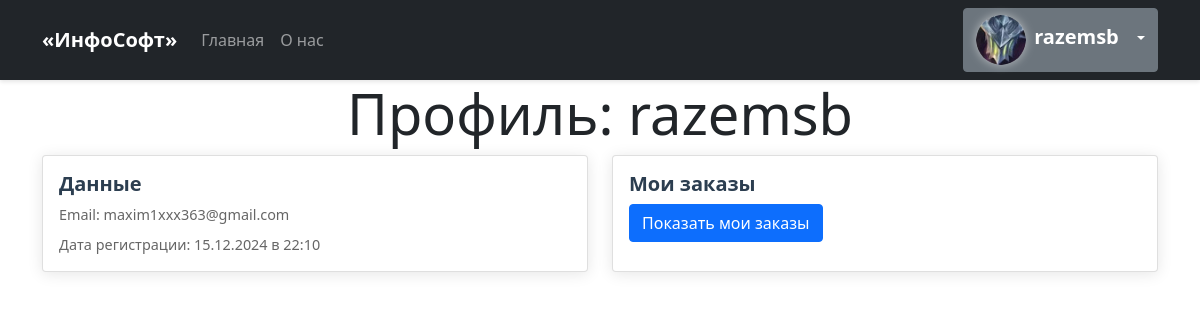
Before: /profile.php (signed in) with the older database file.
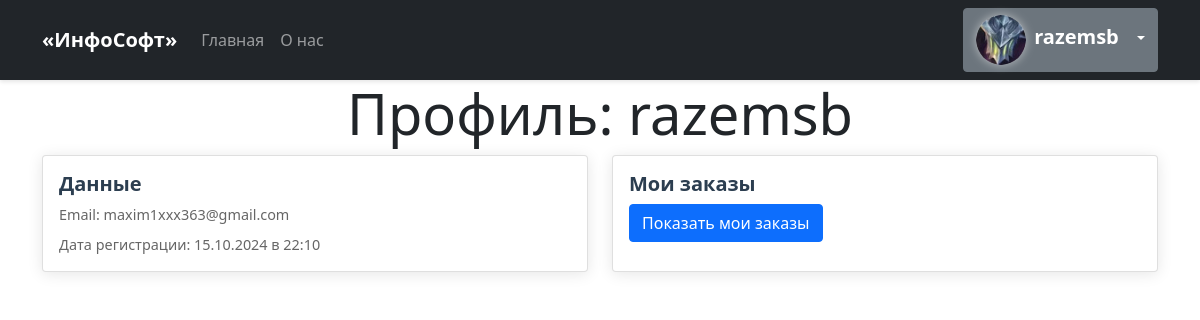
After: the same page with the newer database file.
### tables this page shows
CREATE TABLE `users` (
  `ID` int(11) NOT NULL,
  `Login` varchar(20) NOT NULL,
  `Password` varchar(70) NOT NULL,
  `Email` varchar(40) NOT NULL,
  `avatar` varchar(80) NOT NULL,
  `is_admin` tinyint(4) NOT NULL,
  `is_active` enum('active','no_active') NOT NULL,
  `date_reg` timestamp NOT NULL DEFAULT CURRENT_TIMESTAMP ON UPDATE CURRENT_TIMESTAMP
);

### profile.php (the view, shortened to what this page needs)
<?php
require_once('db.php');
$user_login = $_SESSION['user_login'];
$sql = "SELECT * FROM users WHERE login = '$user_login'";
$result = $conn->query($sql);
if ($result->num_rows > 0) {
    $user = $result->fetch_assoc();
}
?>
<!DOCTYPE html>
<html lang="en">
<head>
    <link rel="stylesheet" href="css/style.css">
    <link rel="stylesheet" href="https://cdn.jsdelivr.net/npm/bootstrap@5.1.3/dist/css/bootstrap.min.css">
</head>
<body>
<header class="navbar navbar-expand-lg navbar-dark bg-dark">
  <div class="container">
    <a class="navbar-brand" href="main.php">«ИнфоСофт»</a>
    <div class="collapse navbar-collapse" id="navbarNav">
      <ul class="navbar-nav me-auto">
        <li class="nav-item">
          <a class="nav-link" href="main.php">Главная</a>
        </li>
        <li class="nav-item">
          <a class="nav-link" href="about.html">О нас</a>
        </li>
      </ul>
      <div class="dropdown">
        <button class="btn btn-secondary dropdown-toggle" type="button" id="dropdownMenuButton1" data-bs-toggle="dropdown" aria-expanded="false">
          <?php if ($user_login): ?>
            <img src="avatars/<?= $user['avatar'] ?>" alt="Avatar" class="circle-avatar" style="width:50px; height:50px; border-radius: 50%; box-shadow: 0 0 10px rgba(255, 255, 255, 0.5);">
            <span class="user-name ms-1"><?= htmlspecialchars($user_login) ?></span>
          <?php else: ?>
            <i class="bi bi-person-circle"></i>
          <?php endif; ?>
        </button>
      </div>
    </div>
  </div>
</header>
<main class="container">
  <h1 class="display-4 text-center">Профиль: <?= htmlspecialchars($user_login) ?></h1>
  <div class="row">
    <div class="col-12 col-md-6">
      <div class="card">
        <div class="card-body">
          <h5 class="card-title">Данные</h5>
          <p class="card-text">Email: <?= $user['Email'] ?></p>
          <p class="card-text">Дата регистрации: <?= date('d.m.Y в H:i', strtotime($user['date_reg'])) ?></p>
        </div>
      </div>
    </div>
    <div class="col-12 col-md-6">
      <div class="card">
        <div class="card-body">
          <h5 class="card-title">Мои заказы</h5>
          <button type="button" class="btn btn-primary" data-bs-toggle="collapse" data-bs-target="#orders" aria-expanded="false" aria-controls="orders" class="mb-5">
            Показать мои заказы
          </button>
        </div>
      </div>
    </div>
  </div>
</main>
</body>
</html>

Changed rows visible on the page:
changed users "maxim1xxx363@gmail.com": date_reg "15.12.2024 в 22:10" → "15.10.2024 в 22:10"
